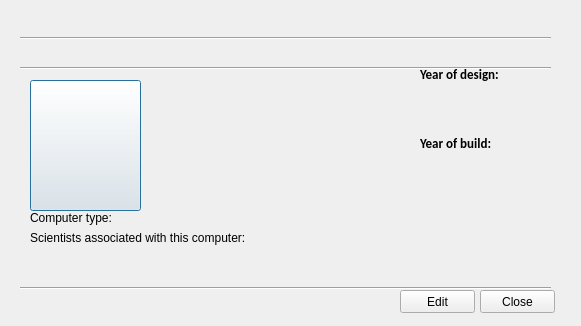
<?xml version="1.0" encoding="UTF-8"?>
<ui version="4.0">
 <class>compmoreinfo</class>
 <widget class="QDialog" name="ComputerMoreInfo">
  <property name="geometry">
   <rect>
    <x>0</x>
    <y>0</y>
    <width>581</width>
    <height>326</height>
   </rect>
  </property>
  <property name="windowTitle">
   <string>Dialog</string>
  </property>
  <widget class="QPushButton" name="computer_image_input">
   <property name="geometry">
    <rect>
     <x>30</x>
     <y>80</y>
     <width>111</width>
     <height>131</height>
    </rect>
   </property>
   <property name="font">
    <font>
     <family>Calibri</family>
    </font>
   </property>
   <property name="text">
    <string/>
   </property>
   <property name="icon">
    <iconset resource="../resources.qrc">
     <normaloff>:/icons/images/image_computer.png</normaloff>:/icons/images/image_computer.png</iconset>
   </property>
   <property name="iconSize">
    <size>
     <width>100</width>
     <height>150</height>
    </size>
   </property>
  </widget>
  <widget class="QWidget" name="layoutWidget">
   <property name="geometry">
    <rect>
     <x>420</x>
     <y>60</y>
     <width>132</width>
     <height>131</height>
    </rect>
   </property>
   <layout class="QVBoxLayout" name="verticalLayout">
    <item>
     <widget class="QLabel" name="year_of_design_label">
      <property name="font">
       <font>
        <family>Calibri</family>
        <pointsize>10</pointsize>
        <weight>75</weight>
        <bold>true</bold>
       </font>
      </property>
      <property name="text">
       <string>Year of design:</string>
      </property>
     </widget>
    </item>
    <item>
     <widget class="QLabel" name="year_of_design_input">
      <property name="font">
       <font>
        <family>Calibri</family>
       </font>
      </property>
      <property name="text">
       <string/>
      </property>
     </widget>
    </item>
    <item>
     <widget class="QLabel" name="year_of_build_label">
      <property name="font">
       <font>
        <family>Calibri</family>
        <pointsize>10</pointsize>
        <weight>75</weight>
        <bold>true</bold>
       </font>
      </property>
      <property name="text">
       <string>Year of build:</string>
      </property>
     </widget>
    </item>
    <item>
     <widget class="QLabel" name="year_of_build_input">
      <property name="font">
       <font>
        <family>Calibri</family>
       </font>
      </property>
      <property name="text">
       <string/>
      </property>
     </widget>
    </item>
   </layout>
  </widget>
  <widget class="Line" name="line_2">
   <property name="geometry">
    <rect>
     <x>20</x>
     <y>280</y>
     <width>531</width>
     <height>16</height>
    </rect>
   </property>
   <property name="orientation">
    <enum>Qt::Horizontal</enum>
   </property>
  </widget>
  <widget class="QPushButton" name="pushButton">
   <property name="geometry">
    <rect>
     <x>480</x>
     <y>290</y>
     <width>75</width>
     <height>23</height>
    </rect>
   </property>
   <property name="text">
    <string>Close</string>
   </property>
  </widget>
  <widget class="Line" name="line_3">
   <property name="geometry">
    <rect>
     <x>20</x>
     <y>60</y>
     <width>531</width>
     <height>16</height>
    </rect>
   </property>
   <property name="orientation">
    <enum>Qt::Horizontal</enum>
   </property>
  </widget>
  <widget class="QLabel" name="label">
   <property name="geometry">
    <rect>
     <x>10</x>
     <y>10</y>
     <width>101</width>
     <height>31</height>
    </rect>
   </property>
   <property name="text">
    <string/>
   </property>
   <property name="pixmap">
    <pixmap resource="../resources.qrc">:/icons/images/logo_about.png</pixmap>
   </property>
   <property name="scaledContents">
    <bool>true</bool>
   </property>
  </widget>
  <widget class="Line" name="line">
   <property name="geometry">
    <rect>
     <x>20</x>
     <y>30</y>
     <width>531</width>
     <height>16</height>
    </rect>
   </property>
   <property name="orientation">
    <enum>Qt::Horizontal</enum>
   </property>
  </widget>
  <widget class="QLabel" name="computer_type_label">
   <property name="geometry">
    <rect>
     <x>30</x>
     <y>210</y>
     <width>101</width>
     <height>16</height>
    </rect>
   </property>
   <property name="text">
    <string>Computer type:</string>
   </property>
  </widget>
  <widget class="QPushButton" name="pushButton_2">
   <property name="geometry">
    <rect>
     <x>400</x>
     <y>290</y>
     <width>75</width>
     <height>23</height>
    </rect>
   </property>
   <property name="text">
    <string>Edit</string>
   </property>
  </widget>
  <widget class="QLabel" name="associated_label">
   <property name="geometry">
    <rect>
     <x>30</x>
     <y>230</y>
     <width>261</width>
     <height>16</height>
    </rect>
   </property>
   <property name="text">
    <string>Scientists associated with this computer:</string>
   </property>
  </widget>
  <widget class="QLabel" name="computer_type_input">
   <property name="geometry">
    <rect>
     <x>140</x>
     <y>210</y>
     <width>421</width>
     <height>16</height>
    </rect>
   </property>
   <property name="font">
    <font>
     <family>Calibri</family>
    </font>
   </property>
   <property name="text">
    <string/>
   </property>
  </widget>
  <widget class="QLabel" name="associated_input">
   <property name="geometry">
    <rect>
     <x>30</x>
     <y>250</y>
     <width>511</width>
     <height>31</height>
    </rect>
   </property>
   <property name="font">
    <font>
     <family>Calibri</family>
    </font>
   </property>
   <property name="text">
    <string/>
   </property>
  </widget>
  <widget class="QLabel" name="computer_name_input">
   <property name="geometry">
    <rect>
     <x>40</x>
     <y>40</y>
     <width>231</width>
     <height>21</height>
    </rect>
   </property>
   <property name="font">
    <font>
     <family>Calibri</family>
     <pointsize>10</pointsize>
    </font>
   </property>
   <property name="text">
    <string/>
   </property>
  </widget>
 </widget>
 <resources>
  <include location="../resources.qrc"/>
 </resources>
 <connections/>
</ui>
